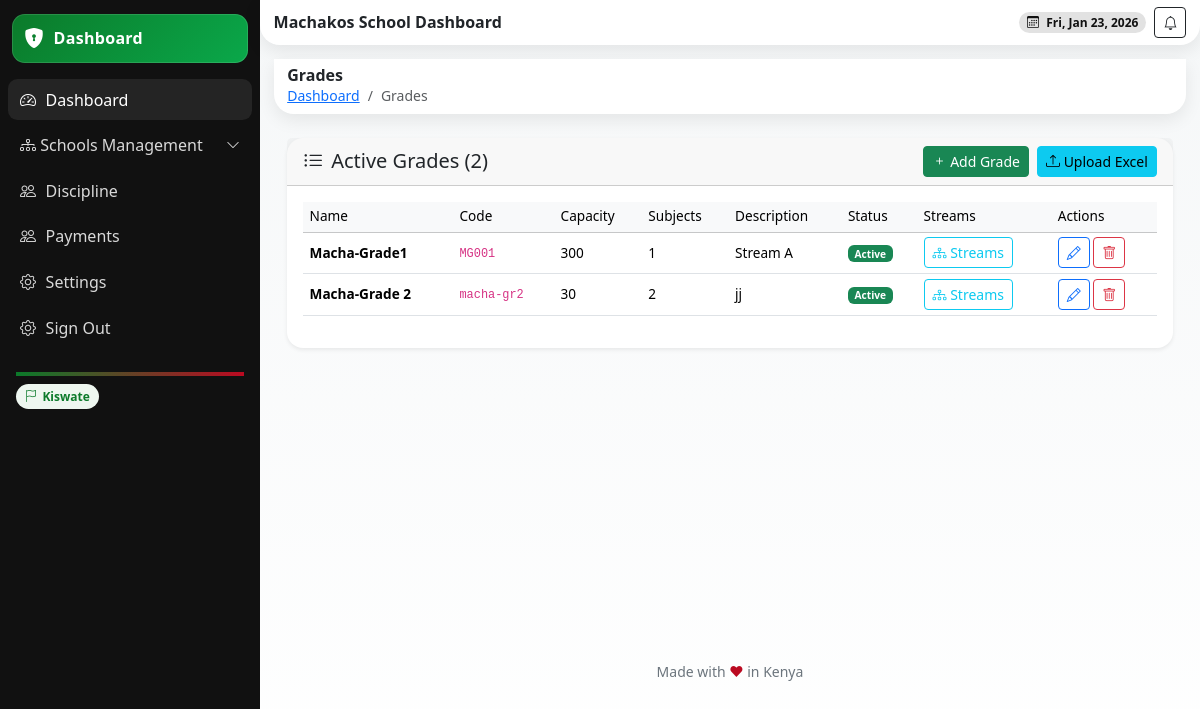
The app's page /grades/ (signed in), older data.
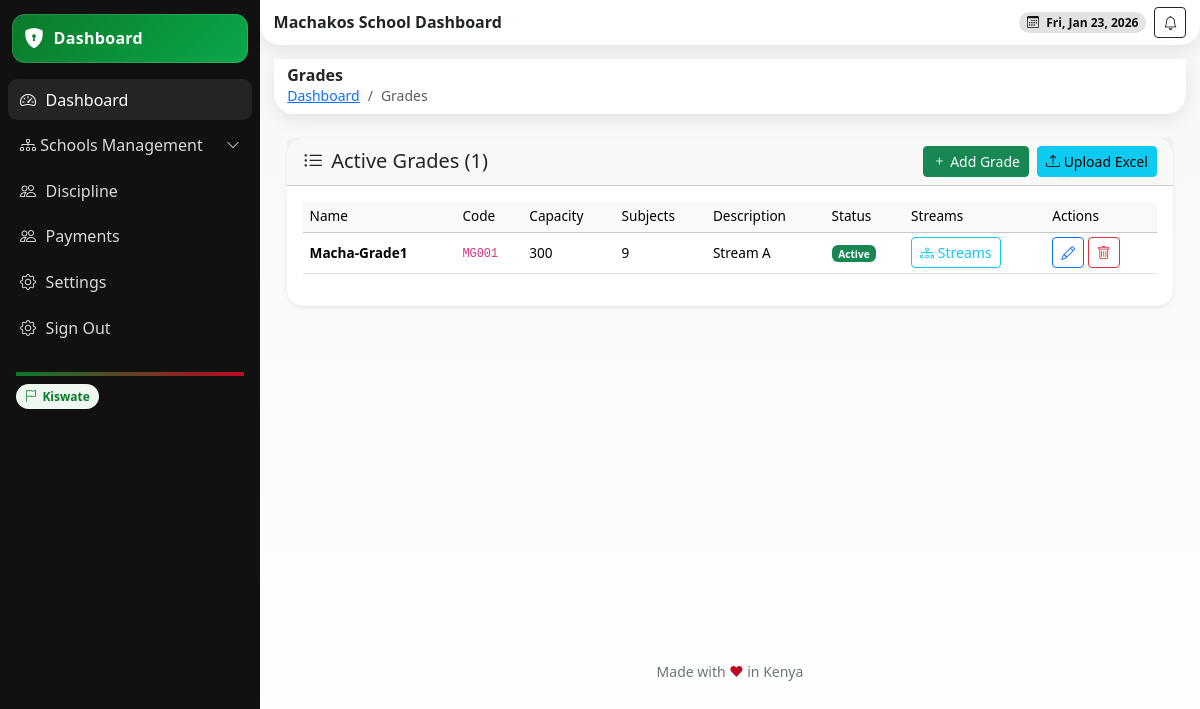
The same page, newer data.
### school/models.py (models this page shows, shortened)
class School(models.Model):
    name = models.CharField(max_length=255)
    school_admin = models.OneToOneField(User, on_delete=models.CASCADE, related_name='school_admin_profile')
    code = models.CharField(max_length=50, unique=True)
    address = models.TextField(blank=True)
    contact_email = models.EmailField()
    contact_phone = models.CharField(max_length=15)
    county = models.ForeignKey(County, on_delete=models.SET_NULL, null=True, blank=True)
    city = models.ForeignKey(City, on_delete=models.SET_NULL, null=True, blank=True)
    constituency = models.ForeignKey(Constituency, on_delete=models.SET_NULL, null=True, blank=True)
    sub_county = models.ForeignKey(SubCounty, on_delete=models.SET_NULL, null=True, blank=True)
    ward = models.ForeignKey(Ward, on_delete=models.SET_NULL, null=True, blank=True)
    created_at = models.DateTimeField(auto_now_add=True)
    is_active = models.BooleanField(default=True)

class Grade(models.Model):
    name = models.CharField(max_length=50)
    school = models.ForeignKey(School, on_delete=models.CASCADE, related_name='grades')
    lessons_per_term = models.PositiveIntegerField(default=9)
    description = models.TextField(blank=True)
    code = models.CharField(max_length=50, db_index=True)
    capacity = models.PositiveIntegerField(default=30)
    created_at = models.DateTimeField(auto_now_add=True)
    is_active = models.BooleanField(default=True)
    class Meta:
        unique_together = ['school', 'code']

### school/views.py (the view)
# urls.py: path('grades/', views.school_grades, name='school-grades'),
@login_required
def school_grades(request):
    try:
        school = request.user.school_admin_profile
    except AttributeError:
        messages.error(request, "You do not have permission to access this page.")
        return redirect('school:dashboard')
    form = GradeForm(school=school)
    stream_form = StreamForm()
    upload_form = GradeUploadForm()  # Add upload form
    query = request.GET.get('q', '')
    grades = Grade.objects.filter(school=school, is_active=True)
    streams = Streams.objects.filter(school=school, is_active=True)
    if query:
        grades = grades.filter(Q(name__icontains=query) | Q(code__icontains=query))
    context = {
        'grades': grades,
        'form': form,
        'stream_form': stream_form,
        'upload_form': upload_form,  # pass to template
        'school': school,
        'streams': streams,
        'query': query,
    }
    return render(request, "school/grade.html", context)

### templates/school/grade.html (shortened to what this page needs)
{% extends 'school/base.html' %}
{% block content %}
<header class="header d-flex align-items-center justify-content-between">
  <div class="d-flex align-items-center gap-2">
    <div>
      <h6 class="m-0 fw-bold">Grades</h6>
      <nav aria-label="breadcrumb" class="small">
        <ol class="breadcrumb mb-0">
          <li class="breadcrumb-item"><a href="{% url 'school:dashboard' %}">Dashboard</a></li>
          <li class="breadcrumb-item active" aria-current="page">Grades</li>
        </ol>
      </nav>
    </div>
  </div>
</header>
<section class="content container-fluid py-4">
  <div class="card shadow-sm border-0 rounded-4">
    <div class="card-header card-success d-flex justify-content-between align-items-center">
      <h5 class="mb-0"><i class="bi bi-list-ul me-2"></i>Active Grades ({{ grades.count }})</h5>
      <div class="d-flex gap-2">
        <button class="btn btn-sm btn-success" data-bs-toggle="modal" data-bs-target="#gradeModal" data-mode="create">
          <i class="bi bi-plus"></i> Add Grade
        </button>
        <button class="btn btn-sm btn-info" data-bs-toggle="modal" data-bs-target="#uploadGradeModal">
  <i class="bi bi-upload"></i> Upload Excel
</button>
      </div>
    </div>
    <div class="card-body">
      <div class="table-responsive">
        <table class="table table-hover align-middle">
          <thead class="table-light">
            <tr>
              <th>Name</th>
              <th>Code</th>
              <th>Capacity</th>
              <th>Subjects</th>
              <th>Description</th>
              <th>Status</th>
              <th>Streams</th>
              <th>Actions</th>
            </tr>
          </thead>
          <tbody>
            {% for grade in grades %}
            <tr>
              <td><strong>{{ grade.name }}</strong></td>
              <td><code>{{ grade.code }}</code></td>
              <td>{{ grade.capacity }}</td>
              <td>{{ grade.lessons_per_term }}</td>
              <td>{{ grade.description|truncatewords:10 }}</td>
              <td>
                {% if grade.is_active %}
                <span class="badge bg-success">Active</span>
                {% else %}
                <span class="badge bg-secondary">Inactive</span>
                {% endif %}
              </td>
              <td>
                <button class="btn btn-sm btn-outline-info"
                        data-bs-toggle="modal"
                        data-bs-target="#streamModal-{{ grade.id }}">
                  <i class="bi bi-diagram-3"></i> Streams
                </button>
              </td>
              <td>
                <button class="btn btn-sm btn-outline-primary"
                  data-bs-toggle="modal"
                  data-bs-target="#gradeModal"
                  data-mode="edit"
                  data-id="{{ grade.id }}"
                  data-name="{{ grade.name|escapejs }}"
                  data-code="{{ grade.code|escapejs }}"
                  data-description="{{ grade.description|escapejs }}"
                  data-capacity="{{ grade.capacity }}"
                  data-is_active="{{ grade.is_active }}">
            <i class="bi bi-pencil"></i>
          </button>
                <button class="btn btn-sm btn-outline-danger"
                        data-bs-toggle="modal"
                        data-bs-target="#deleteModal"
                        data-id="{{ grade.id }}"
                        data-name="{{ grade.name|escapejs }}">
                  <i class="bi bi-trash"></i>
                </button>
              </td>
            </tr>
            {% empty %}
            <tr><td colspan="7" class="text-center text-muted py-4">No grades found.</td></tr>
            {% endfor %}
          </tbody>
        </table>
      </div>
    </div>
  </div>
</section>
{% endblock %}

### templates/school/base.html (shortened to what this page needs)
{% load static %}
{% load tz %}
{% load widget_tweaks %}
{% load dict_extras %}
{% load dict_filters %}
{% load dict_filter %}
<!DOCTYPE html>
<html lang="en">
<head>
  <link href="https://cdn.jsdelivr.net/npm/bootstrap@5.3.3/dist/css/bootstrap.min.css" rel="stylesheet" />
  <link href="https://cdn.jsdelivr.net/npm/bootstrap-icons@1.11.3/font/bootstrap-icons.css" rel="stylesheet" />
  <link href="https://cdn.jsdelivr.net/npm/aos@2.3.4/dist/aos.css" rel="stylesheet" />
</head>
<body>
  <div class="app">
    <aside class="sidebar" id="sidebar">
      <div class="brand" data-aos="fade-right">
        <i class="bi bi-shield-lock-fill"></i>
         <span>{% if request.user.is_superuser %}Admin Dashboard{% elif request.user.is_teacher %} Teacher Dashboard
          {% elif request.user.is_parent %} Parent Dashboard{% elif request.user.is_student %} Student Dashboard{% elif request.user.is_school_staff %} Staff Dashboard {% else %} Dashboard {% endif %}</span></a>
      </div>
      <nav class="d-flex flex-column gap-1">
      <a class="side-link active" href="{% url 'school:dashboard' %}">
        <i class="bi bi-speedometer2"></i> Dashboard
      </a>
      <a class="side-link d-flex justify-content-between align-items-center"
        data-bs-toggle="collapse" href="#agencyMenu" role="button" aria-expanded="false" aria-controls="agencyMenu">
        <span><i class="bi bi-diagram-3"></i> Schools Management</span>
        <i class="bi bi-chevron-down small"></i>
      </a>
      <a class="side-link" href="{% url 'school:school-discipline' %}"><i class="bi bi-people"></i> Discipline</a>
      <a class="side-link" href=""><i class="bi bi-people"></i> Payments</a>
      <a class="side-link" href="{% url 'school:school-settings' %}"><i class="bi bi-gear"></i> Settings</a>
      <a class="side-link" href="{% url 'userauths:sign-out' %}">
        <i class="bi bi-gear"></i> Sign Out
      </a>
    </nav>
      <div class="mt-3 p-2 small text-secondary">
        <div class="k-accent mb-2"></div>
        <div><span class="k-pill"><i class="bi bi-flag"></i> Kiswate</span></div>
      </div>
    </aside>
    <main class="main">
      <header class="header d-flex align-items-center justify-content-between">
        <div class="d-flex align-items-center gap-2">
          <h6 class="m-0 fw-bold">{{school.name}} Dashboard</h6>
        </div>
        <div class="d-flex align-items-center gap-2">
          <span class="badge badge-dark rounded-pill px-2 py-1"><i class="bi bi-calendar3 me-1"></i> <span id="today"></span></span>
          <button class="btn btn-sm btn-outline-dark"><i class="bi bi-bell"></i></button>
        </div>
      </header>
      <section class="content container-fluid" style="min-height: 600px;">
        {% block content %} {% endblock %}
      </section>
      <div class="text-center small text-secondary my-3">Made with <span style="color:var(--kenya-red)">❤</span> in Kenya</div>
    </main>
  </div>
</body>
</html>

### templates/school/base.html (style rules this page uses)
:root { --kenya-green: #0b7a2a; --kenya-red: #bb0a21; --kenya-black: #111111; --kenya-white: #ffffff; --kenya-grey: #f5f7f8; --radius-xl: 1.25rem; --shadow-soft: 0 6px 18px rgba(0,0,0,.08); --space-compact: .5rem; }
html, body { height: 100%; }
body { background: linear-gradient(180deg, var(--kenya-grey), #fff); }
.app { display: grid; grid-template-columns: 260px 1fr; min-height: 100vh; }
.sidebar { background: var(--kenya-black); color: var(--kenya-white); position: sticky; top: 0; height: 100vh; padding: var(--space-compact); }
.brand { display: flex; align-items: center; gap: .6rem; padding: .6rem .75rem; border-radius: .8rem; background: linear-gradient(135deg, var(--kenya-green), #0aa84a); box-shadow: inset 0 0 0 1px rgba(255,255,255,.12); margin: .35rem .25rem 1rem; }
.brand i { font-size: 1.25rem; color: var(--kenya-white); }
.brand span { font-weight: 700; letter-spacing: .3px; }
.side-link { color: #d9d9d9; text-decoration: none; display: flex; align-items: center; gap: .6rem; padding: .55rem .75rem; border-radius: .6rem; }
.side-link:hover, .side-link.active { background: rgba(255,255,255,.08); color: #fff; }
.header { background: #fff; box-shadow: var(--shadow-soft); border-radius: 0 0 var(--radius-xl) var(--radius-xl); padding: .45rem .85rem; position: sticky; top: 0; z-index: 10; }
.content { padding: .85rem; }
.k-pill { display: inline-flex; align-items: center; gap: .35rem; border-radius: 999px; padding: .2rem .55rem; font-size: .75rem; background: #eef7f0; color: var(--kenya-green); font-weight: 600; }
.k-accent { height: 4px; background: linear-gradient(90deg, var(--kenya-green), var(--kenya-red)); }
.badge-dark { background: rgba(17,17,17,.12); color: var(--kenya-black); }
.table { font-size: 0.85rem; }
.table td, .table th { padding: 0.3rem 0.4rem; vertical-align: middle; }
.table thead th { font-weight: 500; background-color: #f8f9fa; }

Row changes from the older to the newer data that the page shows:
removed Grade: name "Macha-Grade 2", code "macha-gr2", capacity "30", lessons_per_term "2", description "jj", is_active "Active"
changed Grade "Macha-Grade1": lessons_per_term "1" → "9"
Text that changed along with them:
{{ grades.count }}: "2" → "1"
